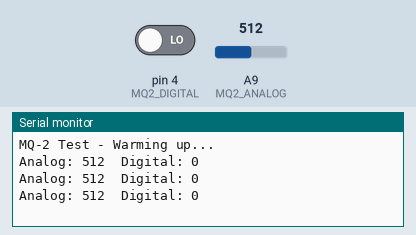
This sketch was run on a simulated Arduino Mega 2560, built with avr-gcc and run on an emulated ATmega2560. On the bench: the last lines printed to the serial monitor. Inputs (shaded band) come from the test bench; at power-on: A9 (MQ2_ANALOG) = 512, pin 4 (MQ2_DIGITAL) LOW.

Above: at 3.2 s.
3.3 s: A9 (MQ2_ANALOG) set to 716
At 3.9 s:
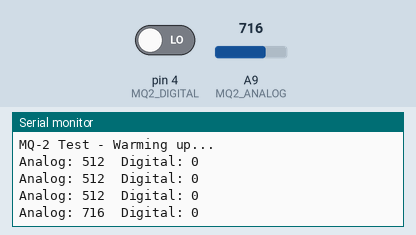
4.8 s: pin 4 (MQ2_DIGITAL) driven HIGH
At 5.4 s:
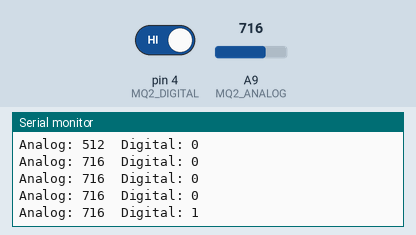
6.3 s: A9 (MQ2_ANALOG) set to 900
At 6.9 s:
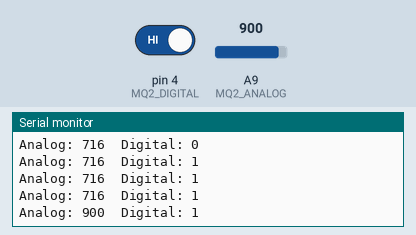
7.8 s: pin 4 (MQ2_DIGITAL) driven LOW
At 8.4 s:
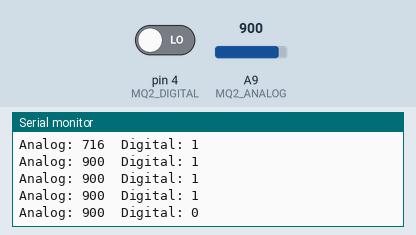
Timing chart, 0 to 10.3 s (numbered marks = the images above; inputs shaded):
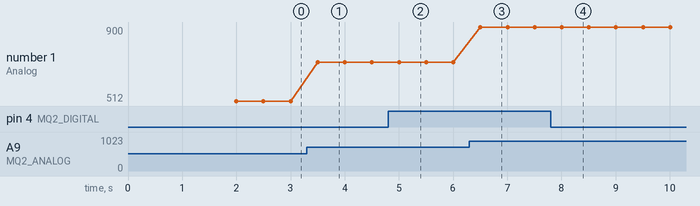

Measured:
- after the input at 3.3 s, the serial monitor: prints a new line after 0.20 s (image 1)
- after the input at 4.8 s, the serial monitor: prints a new line after 0.20 s (image 2)
- after the input at 6.3 s, the serial monitor: prints a new line after 0.21 s (image 3)
- after the input at 7.8 s, the serial monitor: prints a new line after 0.21 s (image 4)
- plotted number 1: 512 → 716 after the input at 3.3 s, 716 → 900 after the input at 6.3 s

The sketch:

mq_test.ino
```cpp
#define MQ2_ANALOG A9
#define MQ2_DIGITAL 4

void setup() {
  Serial.begin(9600);
  pinMode(MQ2_DIGITAL, INPUT);
  Serial.println("MQ-2 Test - Warming up...");
  delay(2000); // short warm up for testing
}

void loop() {
  int analogVal = analogRead(MQ2_ANALOG);
  int digitalVal = digitalRead(MQ2_DIGITAL);

  Serial.print("Analog: "); Serial.print(analogVal);
  Serial.print("  Digital: "); Serial.println(digitalVal);

  delay(500);
}
```
